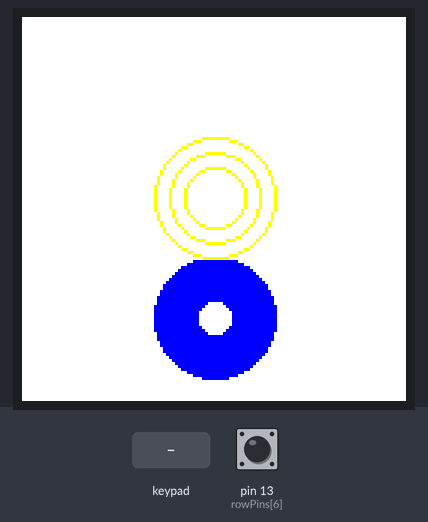
The sketch below on a simulated Arduino Uno, built with avr-gcc and run on an emulated ATmega328P. On the bench: 128×128 colour display. Wiring (inferred from the names in the program): 4×3 keypad with keys 1 2 3 4 5 6 7 8 9 * 0 # (labels assumed): rows pin 8, pin 10, pin 11, pin 12; columns pin 3, pin 4, pin 5. Inputs (shaded band) come from the test bench; at power-on: pin 13 (rowPins[6]) HIGH.

Above: at 5.3 s.
5.4 s: keypad keys 3 4 5 # pressed 0.4 s apart
At 7.3 s:
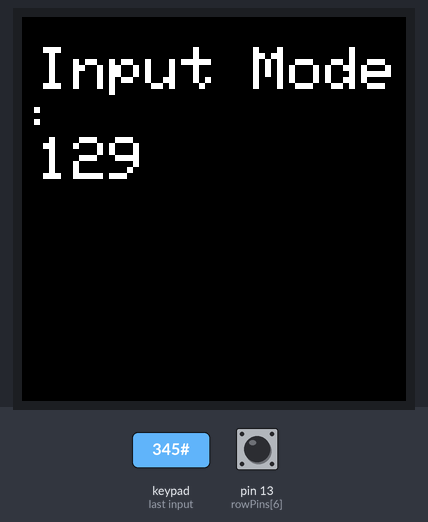
8.5 s: key '1' pressed
At 9.9 s:
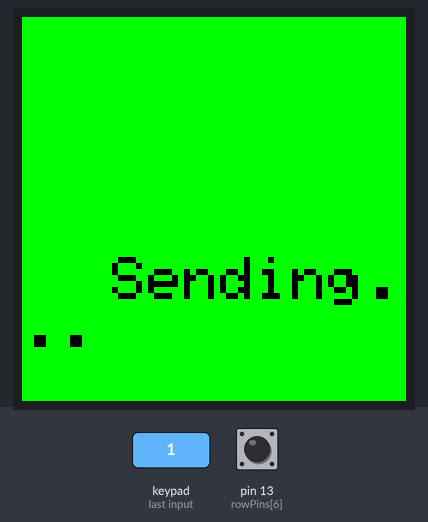
11.5 s: pin 13 (rowPins[6]) pulled LOW for 3.2 s
At 15.4 s:
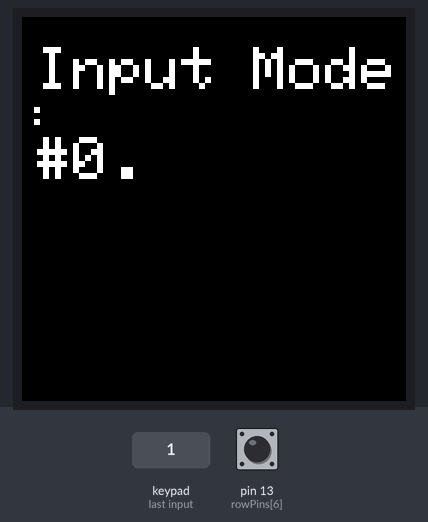
16.2 s: pin 13 (rowPins[6]) pulled LOW for 0.15 s
At 17.2 s:
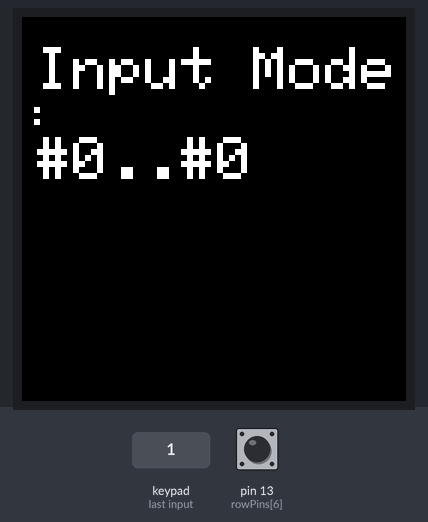
17.8 s: pin 13 (rowPins[6]) pulled LOW for 1 s
At 18.5 s:
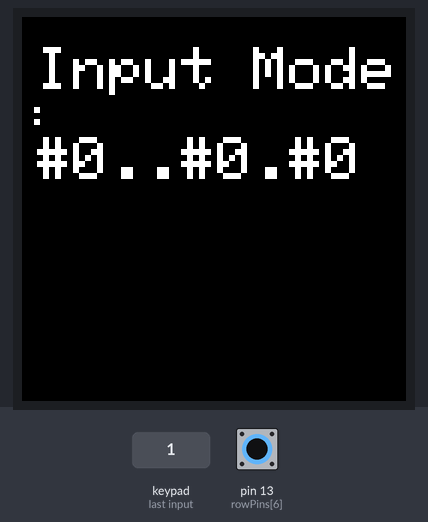
Timing chart, 0 to 20.8 s (numbered marks = the images above; inputs shaded):
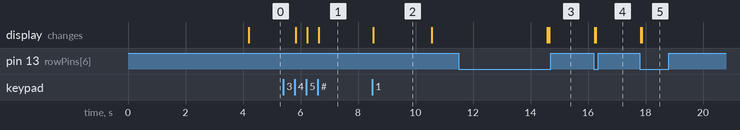

Measured:
- after the input at 5.4 s, the display: first changes after 0.44 s (image 1 shows a later state)
- after the input at 8.5 s, the display: changes at once (image 2)
- after the input at 11.5 s, the display: first differs from a run without the input after 3.2 s (image 3)
- after the input at 16.2 s, the display: first changes at once (image 4 shows a later state)
- after the input at 17.8 s, the display: first changes at once (image 5 shows a later state)
- what the display in image 2 shows lasts 2.1 s, from 8.5 s to 10.6 s

The sketch:

display.ino
```cpp
#include <Adafruit_GFX.h>
#include <Adafruit_ST7735.h>
#include <Adafruit_ST7789.h>
#include <SPI.h>

// ================= TFT CONFIG =================
#define TFT_CS   15
#define TFT_RST  17
#define TFT_DC   16
#define TFT_MOSI 7
#define TFT_SCLK 6

Adafruit_ST7735 tft = Adafruit_ST7735(TFT_CS, TFT_DC, TFT_MOSI, TFT_SCLK, TFT_RST);

// ================= KEYPAD CONFIG =================
const int ROWS = 7;
const int COLS = 3;
const int rowPins[ROWS] = {0, 1, 8, 10, 11, 12, 13};
const int colPins[COLS] = {3, 4, 5};

const unsigned long DEBOUNCE_MS = 20;

const char* keyLabel[ROWS][COLS] = {
  {"Enter_key",     "Up_key",       "Backspace_key"},
  {"Left_key",      "Ok_key",       "Right_key"   },
  {"Send_key",      "Down_key",     "Clear_key"   },
  {"1",             "2",            "3"           },
  {"4",             "5",            "6"           },
  {"7",             "8",            "9"           },
  {"#",             "0",            "."           }
};

bool pressed[ROWS][COLS];
bool lastReading[ROWS][COLS];
unsigned long lastChangeMs[ROWS][COLS];

// ================= STATE MACHINE =================
enum UIState { HOME, INPUT_DATA, SENDING };
UIState currentState = HOME;

// ================= INPUT HANDLING =================
String inputBuffer = "";
int cursorX = 0;
int cursorY = 0;

// ================= HELPER FUNCTIONS =================
void showLogo() {
  tft.fillScreen(ST77XX_WHITE);
  tft.setTextColor(ST77XX_BLACK);
  tft.setTextSize(2);
  tft.setCursor(5, 20);
  tft.println("Welcome to");
  tft.setCursor(5, 45);
  tft.println("Wycript Lab");
  delay(4000);

  tft.fillScreen(ST77XX_WHITE);
  tft.fillCircle(64, 100, 20, ST77XX_BLUE);
  tft.fillCircle(64, 100, 5, ST77XX_WHITE);
  tft.drawCircle(64, 60, 10, ST77XX_YELLOW);
  tft.drawCircle(64, 60, 15, ST77XX_YELLOW);
  tft.drawCircle(64, 60, 20, ST77XX_YELLOW);
}

void showLogo2() {
  tft.fillScreen(ST77XX_WHITE);
  tft.fillCircle(64, 100, 20, ST77XX_BLUE);
  tft.fillCircle(64, 100, 5, ST77XX_WHITE);
  tft.drawCircle(64, 60, 10, ST77XX_YELLOW);
  tft.drawCircle(64, 60, 15, ST77XX_YELLOW);
  tft.drawCircle(64, 60, 20, ST77XX_YELLOW);
}

void showHome() {
  currentState = HOME;
  showLogo();
}

void showHome2() {
  currentState = HOME;
  showLogo2();
}

void showInputData() {
  currentState = INPUT_DATA;
  tft.fillScreen(ST77XX_BLACK);
  tft.setTextColor(ST77XX_WHITE);
  tft.setCursor(5, 10);
  tft.println("Input Mode:");
  tft.setCursor(5, 40);
  tft.print(inputBuffer);
}

void showSending() {
  currentState = SENDING;
  tft.fillScreen(ST77XX_GREEN);
  tft.setTextColor(ST77XX_BLACK);
  tft.setTextSize(2);
  tft.setCursor(30, 80);
  tft.println("Sending...");
  delay(2000);
  showHome();
}

void handleKeyPress(const char* key) {
  if (currentState == HOME) {
    // Only allow data keys in HOME state
    if (!(String(key).endsWith("_key"))) {
      inputBuffer = key;
      showInputData();
    }
  } else if (currentState == INPUT_DATA) {
    if (String(key) == "Left_key") {
      if (cursorX > 0) cursorX--;
    } else if (String(key) == "Right_key") {
      if (cursorX < inputBuffer.length()) cursorX++;
    } else if (String(key) == "Up_key") {
      if (cursorY > 0) cursorY--;
    } else if (String(key) == "Down_key") {
      cursorY++;
    } else if (String(key) == "Clear_key") {
      inputBuffer = "";
      showHome2();
      return;
    } else if (String(key) == "Backspace_key") {
      if (inputBuffer.length() <= 1) {
        inputBuffer = "";
        showHome2();
        return;
      } else {
        inputBuffer.remove(inputBuffer.length() - 1);
      }
    } else if (String(key) == "Send_key") {
      showSending();
      return;
    } else if (!(String(key).endsWith("_key"))) { // only data keys add text
      inputBuffer += key;
    }
    showInputData();
  }
}

// ================= SETUP =================
void setup() {
  Serial.begin(115200);

  // TFT setup
  tft.initR(INITR_144GREENTAB);
  tft.setSPISpeed(27000000); // boost SPI speed for faster refresh
  showLogo();

  // Setup keypad
  for (int r = 0; r < ROWS; r++) pinMode(rowPins[r], INPUT_PULLUP);
  for (int c = 0; c < COLS; c++) {
    pinMode(colPins[c], OUTPUT);
    digitalWrite(colPins[c], HIGH);
  }

  for (int r = 0; r < ROWS; r++) {
    for (int c = 0; c < COLS; c++) {
      pressed[r][c] = false;
      lastReading[r][c] = false;
      lastChangeMs[r][c] = 0;
    }
  }
}

// ================= LOOP =================
void loop() {
  for (int c = 0; c < COLS; c++) {
    digitalWrite(colPins[c], LOW);

    for (int r = 0; r < ROWS; r++) {
      int val = digitalRead(rowPins[r]);
      bool isPressedNow = (val == LOW);

      if (isPressedNow != lastReading[r][c]) {
        lastReading[r][c] = isPressedNow;
        lastChangeMs[r][c] = millis();
      } else {
        if ((millis() - lastChangeMs[r][c]) >= DEBOUNCE_MS) {
          if (pressed[r][c] != isPressedNow) {
            pressed[r][c] = isPressedNow;
            if (pressed[r][c]) {
              handleKeyPress(keyLabel[r][c]);
            }
          }
        }
      }
    }

    digitalWrite(colPins[c], HIGH);
  }
}
```
